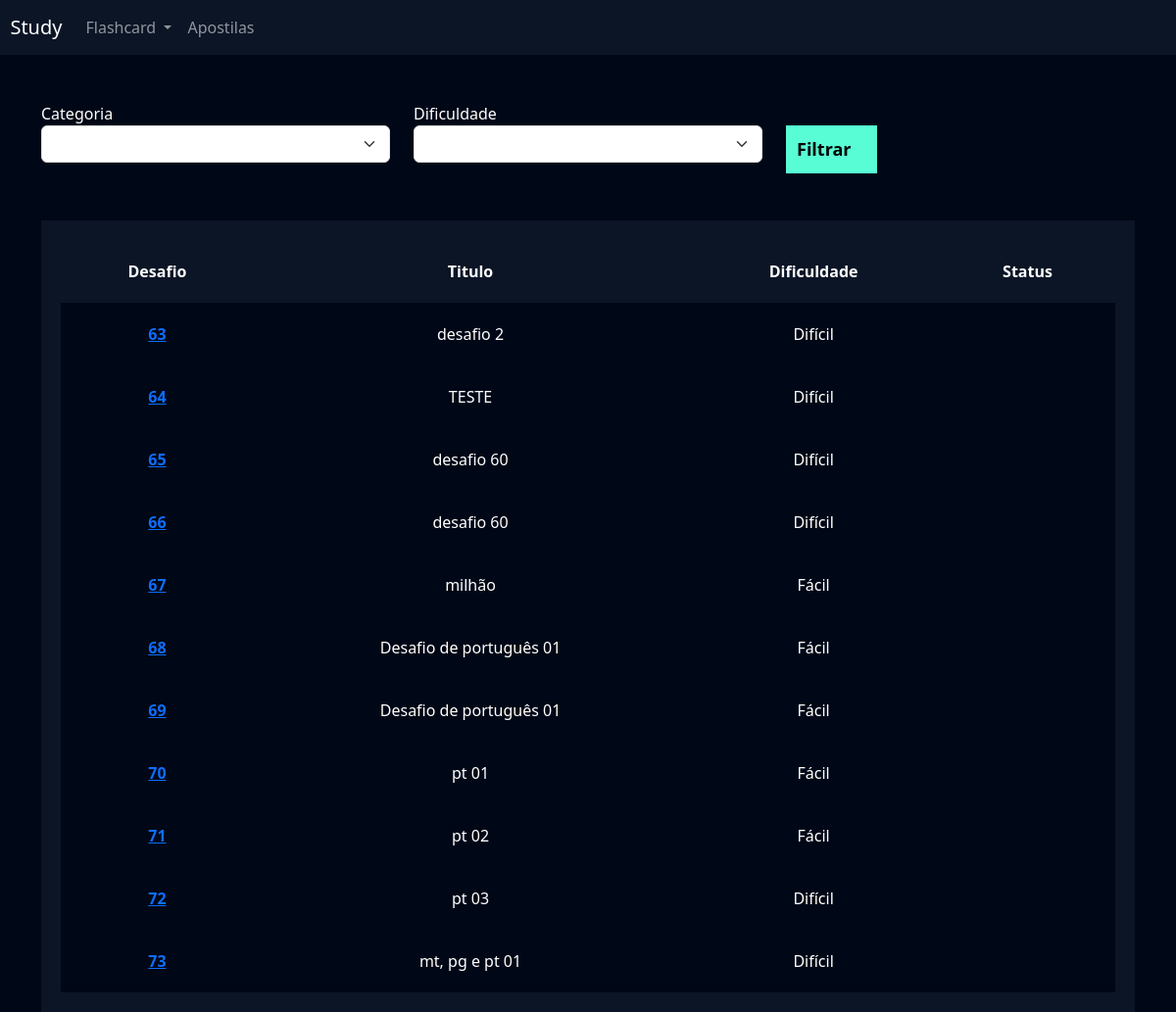
Page /flashcard/listar_desafio/ (signed in) on the committed database.
### flashcard/models.py (models this page shows, shortened)
class Desafio(models.Model):
    user = models.ForeignKey(User, on_delete=models.DO_NOTHING)
    titulo = models.CharField(max_length=100)
    categoria = models.ManyToManyField(Categoria)
    quantidade_perguntas = models.IntegerField()
    dificuldade = models.CharField(
        max_length=1, choices=Flashcard.DIFICULDADE_CHOICES)
    flashcards = models.ManyToManyField(FlashcardDesafio)

### flashcard/views.py (the view)
# urls.py: path('listar_desafio/', views.listar_desafio, name='listar_desafio'),
def listar_desafio(request):
    desafios = Desafio.objects.filter(user=request.user)
    return render(request, 'listar_desafio.html', {'desafios': desafios})

### flashcard/templates/listar_desafio.html (shortened to what this page needs)
{% extends "base.html" %}
{% load static %}
{% block 'cabecalho' %}
 <link href="{% static 'usuarios/css/cadastro.css' %}" rel="stylesheet">
 <link href="{% static 'flashcard/css/novo_flashcard.css' %}" rel="stylesheet">
 <link href="{% static 'flashcard/css/iniciar_desafio.css' %}" rel="stylesheet">
 <link href="{% static 'flashcard/css/desafio.css' %}" rel="stylesheet">
 <link href='https://unpkg.com/boxicons@2.1.4/css/boxicons.min.css' rel='stylesheet'>
{% endblock 'cabecalho' %}
{% block 'conteudo' %}
{% include "partials/header.html" %}
 <div class="container">
 <br>
 <br>
    <div class="row">
    <div class="col-md">
        <form action="" method="GET">
         <label for="">Categoria</label>
            <select name="categoria" class="form-select">
            </select>
    </div>
    <div class="col-md">
        <label for="">Dificuldade</label>
            <select name="dificuldade" class="form-select">
            </select>
        </div>
 <div class="col-md">
 <br>
        <input type="submit" value="Filtrar" class="btn-cadastro">
    </div>
    </div>
 <br>
 <br>
    <div class="box-listar">
        <table>
        <thead>
            <tr>
                <th scope="col">Desafio</th>
                <th scope="col">Titulo</th>
                <th scope="col">Dificuldade</th>
                <th scope="col">Status</th>
            </tr>
        </thead>
    <tbody>
        {% for desafio in desafios %}
        <tr class="linha">
            <th><a href="{% url 'desafio' desafio.id %}">{{desafio.id}}</a></th>
            <td>{{desafio.titulo}}</td>
            <td>{{desafio.get_dificuldade_display}}</td>
            <td>{{desafio.status}}</td>
        </tr>
        {% endfor %}
    </tbody>
 </table>
 </div>
 </div>
{% endblock 'conteudo' %}

### templates/static/geral/css/base.css (style rules this page uses)
:root { --main-color: #0b1526; --dark-color: #000716; --secondary-dark-color: rgb(15, 2, 26); --light-color: #00c1f3; --contrast-color: #f4c96b; --differential-color: #58fcd5; AULA 1 5 }
body { background-color: var(--dark-color) !important; color: white !important; }

### templates/static/usuarios/css/cadastro.css (style rules this page uses)
* { margin: 0; padding: 0; }
.btn-cadastro { padding: 10px; background-color: #58fcd5; border: none; border: 1px solid #58fcd5; font-size: 18px; font-weight: bold; AULA 1 6 padding-left: 25px; padding-right: 25px; }

### templates/static/flashcard/css/desafio.css (style rules this page uses)
.box-listar { background-color: #0b1526; padding: 20px; }
table { width: 100%; padding: 20px; text-align: center; }
.linha { height: 40px; background-color: var(--dark-color); padding: 20px; }
td, th { padding: 20px; }
tr { background-color: var(--main-color); }

### rows in the picture
Desafio: id "63", titulo "desafio 2", dificuldade "Difícil"
Desafio: id "64", titulo "TESTE", dificuldade "Difícil"
Desafio: id "65", titulo "desafio 60", dificuldade "Difícil"
Desafio: id "66", titulo "desafio 60", dificuldade "Difícil"
Desafio: id "67", titulo "milhão", dificuldade "Fácil"
Desafio: id "68", titulo "Desafio de português 01", dificuldade "Fácil"
Desafio: id "69", titulo "Desafio de português 01", dificuldade "Fácil"
Desafio: id "70", titulo "pt 01", dificuldade "Fácil"
Desafio: id "71", titulo "pt 02", dificuldade "Fácil"
Desafio: id "72", titulo "pt 03", dificuldade "Difícil"
Desafio: id "73", titulo "mt, pg e pt 01", dificuldade "Difícil"
